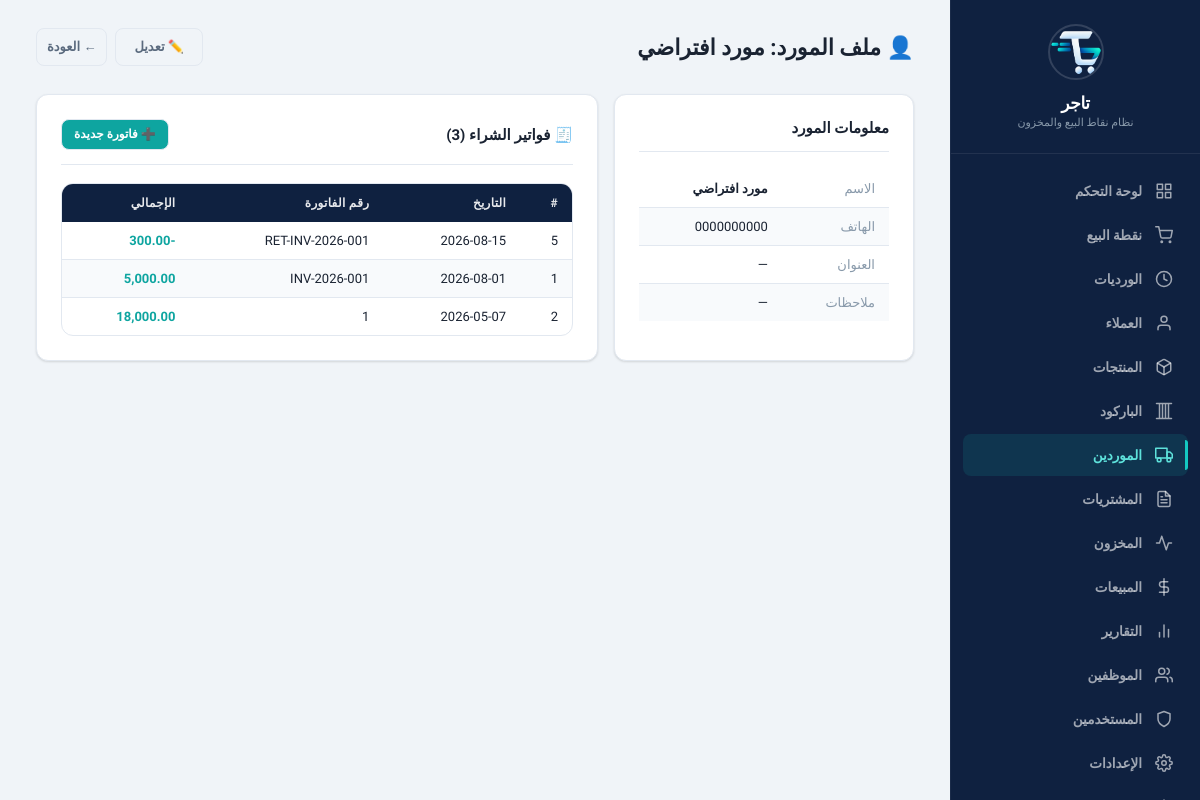
Before: /?page=suppliers&action=profile&id=1 (signed in) with the older database file.
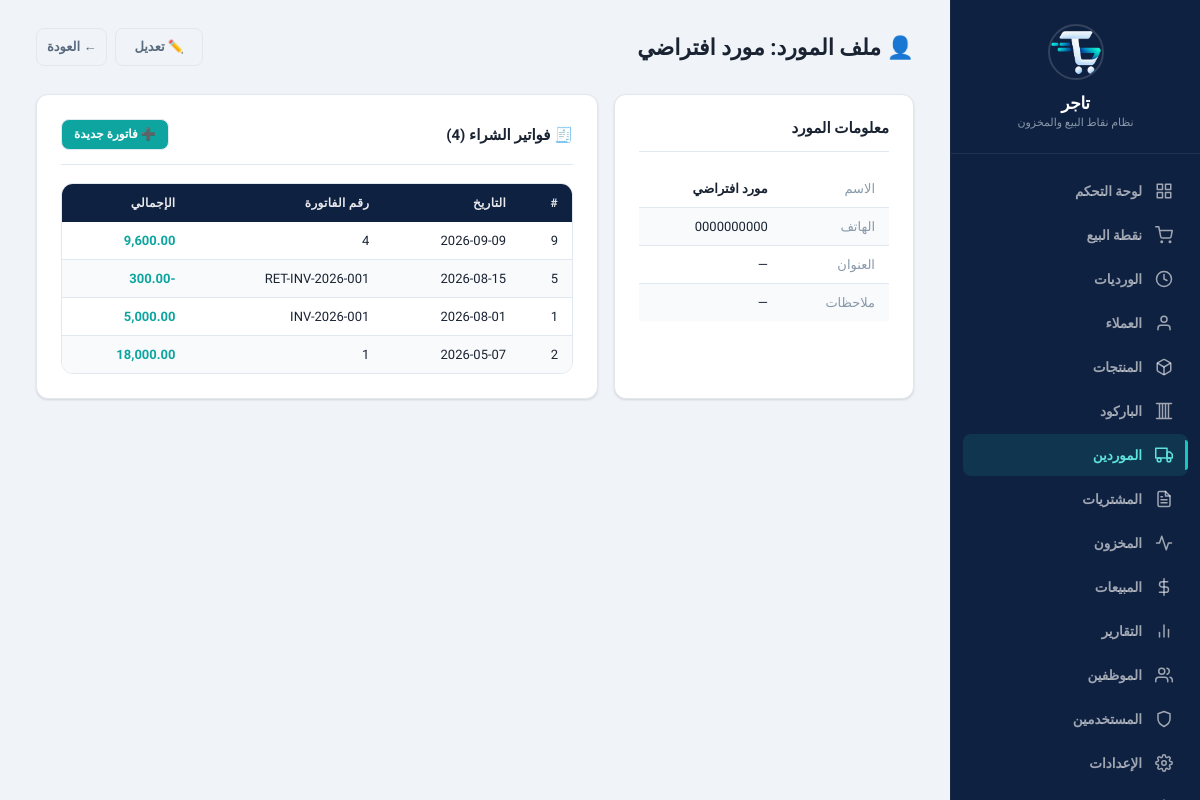
After: the same page with the newer database file.
### tables this page shows
CREATE TABLE purchase_invoices (
    id INTEGER PRIMARY KEY AUTOINCREMENT,
    supplier_id INTEGER NOT NULL,
    invoice_number TEXT DEFAULT NULL,
    date TEXT NOT NULL DEFAULT (date('now', 'localtime')),
    total REAL NOT NULL DEFAULT 0,
    notes TEXT DEFAULT NULL,
    created_at TEXT NOT NULL DEFAULT (datetime('now', 'localtime')), discount REAL NOT NULL DEFAULT 0, type TEXT DEFAULT 'purchase', status TEXT DEFAULT 'completed', parent_invoice_id INTEGER DEFAULT NULL,
    FOREIGN KEY (supplier_id) REFERENCES suppliers(id) ON DELETE RESTRICT
);

### www/app/controllers/SupplierController.php (called while the page is built, shortened)
<?php
class SupplierController {
    private $supplierService;
    public function __construct() {
        $this->supplierService = new SupplierService();
    }
    public function profile() {
        $id = $_GET['id'] ?? 0;
        $supplier = $this->supplierService->findById($id);
        $purchaseService = new PurchaseService();
        $purchases = $purchaseService->getAll($id);
        include APP_PATH . '/views/layout/header.php';
        include APP_PATH . '/views/suppliers/profile.php';
        include APP_PATH . '/views/layout/footer.php';
    }
}

### www/app/config/database.php (called while the page is built, shortened)
<?php
class Database {
    private static $instance = null;
    private $pdo;
    private function __construct() {
        $this->dbPath = __DIR__ . '/../../data/pos_system.db';
        try {
            $this->pdo = new PDO('sqlite:' . $this->dbPath);
            $this->pdo->setAttribute(PDO::ATTR_ERRMODE, PDO::ERRMODE_EXCEPTION);
            $this->pdo->setAttribute(PDO::ATTR_DEFAULT_FETCH_MODE, PDO::FETCH_ASSOC);
            $this->pdo->exec('PRAGMA journal_mode = WAL');
            $this->pdo->exec('PRAGMA foreign_keys = ON');
            $this->pdo->exec('PRAGMA busy_timeout = 5000');
            $this->pdo->exec('PRAGMA synchronous = NORMAL');
            $this->pdo->exec('PRAGMA cache_size = -8000');
            $this->pdo->exec('PRAGMA temp_store = MEMORY');
        } catch (PDOException $e) {
            die('Database connection failed: ' . $e->getMessage());
        }
    }
    public static function getInstance() {
        if (self::$instance === null) {
            self::$instance = new self();
        }
        return self::$instance;
    }
    public function getConnection() {
        return $this->pdo;
    }
    public function migrate() {
        $this->pdo->exec(
            "CREATE TABLE IF NOT EXISTS migrations (
                id INTEGER PRIMARY KEY AUTOINCREMENT,
                filename TEXT NOT NULL UNIQUE,
                applied_at TEXT NOT NULL DEFAULT (datetime('now', 'localtime'))
            )"
        );
    }
}

### www/app/services/SupplierService.php (called while the page is built, shortened)
<?php
class SupplierService {
    private $supplierRepo;
    public function __construct() {
        $this->supplierRepo = new SupplierRepository();
    }
    public function findById($id) {
        return $this->supplierRepo->findById($id);
    }
}

### www/app/repositories/SupplierRepository.php (called while the page is built, shortened)
<?php
class SupplierRepository {
    private $db;
    public function __construct() {
        $this->db = Database::getInstance()->getConnection();
    }
    public function findById($id) {
        $stmt = $this->db->prepare("SELECT * FROM suppliers WHERE id = :id");
        $stmt->execute([':id' => $id]);
        return $stmt->fetch();
    }
}

### www/app/services/PurchaseService.php (called while the page is built, shortened)
<?php
class PurchaseService {
    private $purchaseRepo;
    public function __construct() {
        $this->purchaseRepo = new PurchaseRepository();
    }
    public function getAll($supplierId = '', $dateFrom = '', $dateTo = '') {
        return $this->purchaseRepo->getAll($supplierId, $dateFrom, $dateTo);
    }
}

### www/app/repositories/PurchaseRepository.php (called while the page is built, shortened)
<?php
class PurchaseRepository {
    private $db;
    public function __construct() {
        $this->db = Database::getInstance()->getConnection();
    }
    public function getAll($supplierId = '', $dateFrom = '', $dateTo = '') {
        $sql = "SELECT pi.*, s.name as supplier_name
                FROM purchase_invoices pi
                LEFT JOIN suppliers s ON pi.supplier_id = s.id
                WHERE 1=1";
        $params = [];
        if ($supplierId !== '') {
            $sql .= " AND pi.supplier_id = :supplier_id";
            $params[':supplier_id'] = $supplierId;
        }
        $sql .= " ORDER BY pi.date DESC, pi.id DESC";
        $stmt = $this->db->prepare($sql);
        $stmt->execute($params);
        return $stmt->fetchAll();
    }
}

### www/app/views/suppliers/profile.php (the view)
<div class="page-header">
    <div>
        <h1>👤 ملف المورد: <?= htmlspecialchars($supplier['name']) ?></h1>
    </div>
    <div class="btn-group">
        <a href="?page=suppliers&action=edit&id=<?= $supplier['id'] ?>" class="btn btn-outline">✏️ تعديل</a>
        <a href="?page=suppliers" class="btn btn-ghost">← العودة</a>
    </div>
</div>
<div style="display:grid;grid-template-columns:300px 1fr;gap:16px;">
    <div class="card">
        <div class="card-header"><h3>معلومات المورد</h3></div>
        <table>
            <tr><td class="text-muted">الاسم</td><td class="fw-bold"><?= htmlspecialchars($supplier['name']) ?></td></tr>
            <tr><td class="text-muted">الهاتف</td><td><?= $supplier['phone'] ?: '—' ?></td></tr>
            <tr><td class="text-muted">العنوان</td><td><?= $supplier['address'] ? htmlspecialchars($supplier['address']) : '—' ?></td></tr>
            <tr><td class="text-muted">ملاحظات</td><td><?= $supplier['notes'] ? htmlspecialchars($supplier['notes']) : '—' ?></td></tr>
        </table>
    </div>
    <div class="card">
        <div class="card-header">
            <h3>🧾 فواتير الشراء (<?= count($purchases) ?>)</h3>
            <a href="?page=purchases&action=create" class="btn btn-sm btn-primary">➕ فاتورة جديدة</a>
        </div>
        <?php if (!empty($purchases)): ?>
        <div class="table-wrapper">
            <table>
                <thead>
                    <tr>
                        <th>#</th>
                        <th>التاريخ</th>
                        <th>رقم الفاتورة</th>
                        <th>الإجمالي</th>
                    </tr>
                </thead>
                <tbody>
                    <?php foreach ($purchases as $p): ?>
                    <tr>
                        <td><?= $p['id'] ?></td>
                        <td><?= $p['date'] ?></td>
                        <td><?= $p['invoice_number'] ?: '—' ?></td>
                        <td class="fw-bold text-accent"><?= number_format($p['total'], 2) ?></td>
                    </tr>
                    <?php endforeach; ?>
                </tbody>
            </table>
        </div>
        <?php else: ?>
        <div class="empty-state"><p>لا توجد فواتير شراء</p></div>
        <?php endif; ?>
    </div>
</div>

Changed rows visible on the page:
added purchase_invoices: id "9", date "2026-09-09", invoice_number "4", total "9,600.00"
Other visible differences:
count($purchases): "3" → "4"
